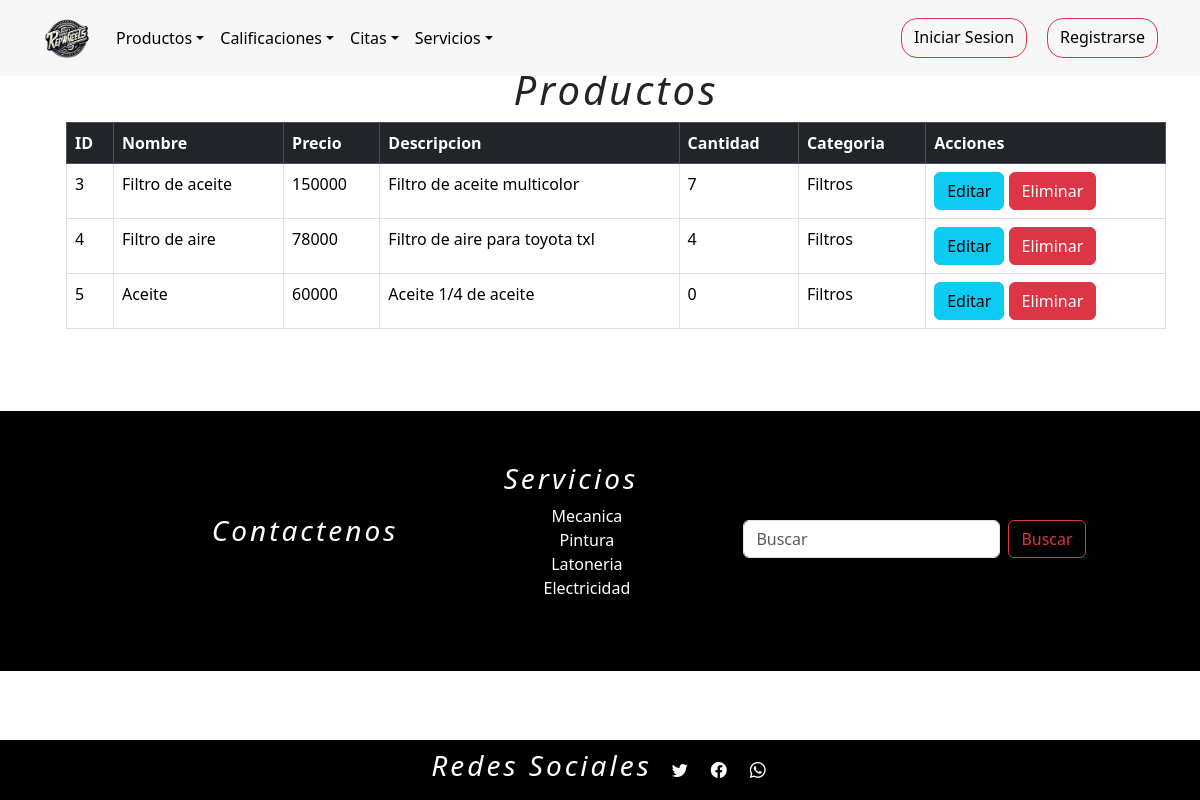
The app's page /listarProductos, older data.
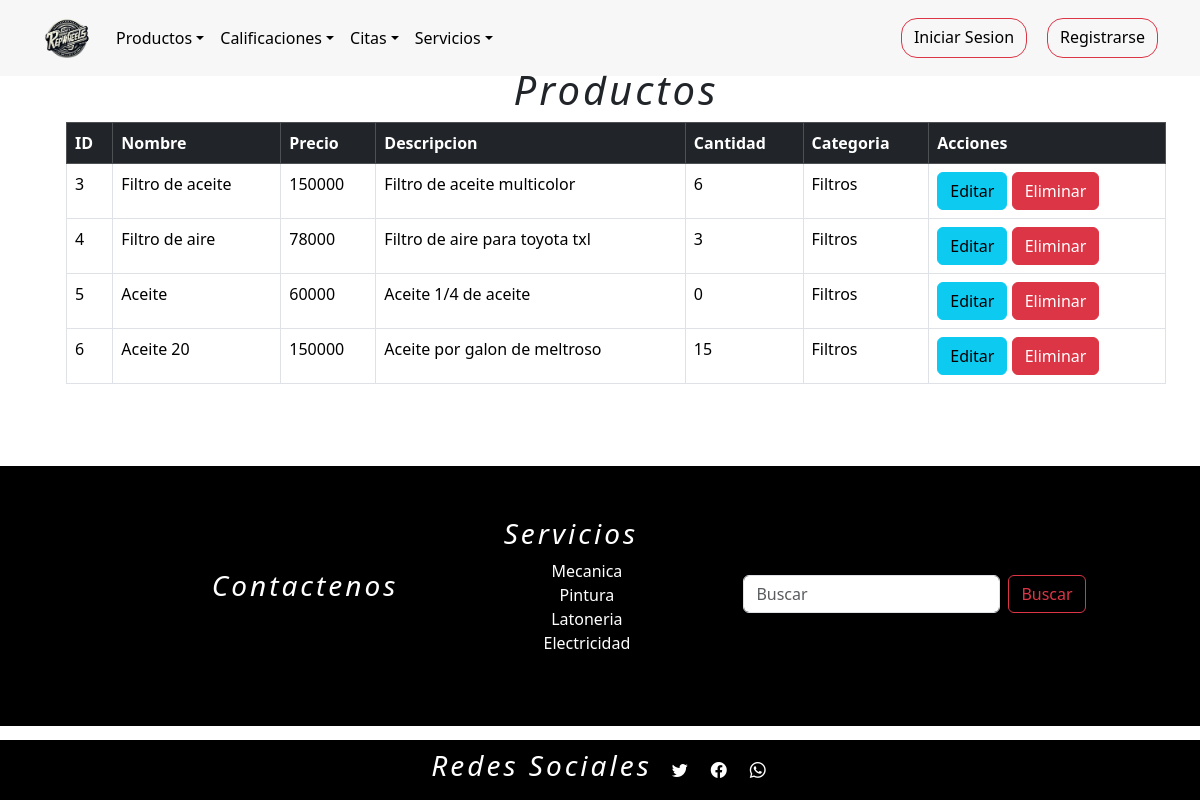
The same page, newer data.
### tienda/models.py (models this page shows, shortened)
class Productos(models.Model):
    nombre=models.CharField(max_length=254)
    Precio=models.IntegerField(null = False)
    descripcion_producto = models.TextField()
    cantidad=models.IntegerField()
    categoria=models.ForeignKey(Categoria,on_delete=models.DO_NOTHING,blank=False,null=True)
    foto = models.ImageField(upload_to="media/", default="media/default.png")

class Categoria(models.Model):
    nombre=models.CharField(max_length=254)
    descripcion_categoria = models.TextField()
    def __str__(self):
        return self.nombre

### tienda/views.py (the view)
# urls.py: path('listarProductos',views.listarProductos, name= "listarProductos"),
def listarProductos(request):
    q = Productos.objects.all()
    contexto = {"data":q}
    return render(request, "tienda/productos/listarProductos.html",contexto)

### tienda/templates/tienda/productos/listarProductos.html (shortened to what this page needs)
{% extends 'tienda/base1.html' %}
{% load static %}
{% block contenedor %}
<div class="container-fluid m-3" style="padding:50px;">
    <h1>Productos</h1>
        <table  class="table table-bordered">
            <thead class="table-dark">
                <tr>
                    <th>ID</th>
                    <th>Nombre</th>
                    <th>Precio</th>
                    <th>Descripcion</th>
                    <th>Cantidad</th>
                    <th>Categoria</th>
                    <th>Acciones</th>
                </tr>
            </thead>
            <tbody>
                {% for q in data %}
                    <tr>
                        <td>{{ q.id }}</td>
                        <td>{{ q.nombre }}</td>
                        <td>{{ q.Precio }}</td>
                        <td>{{ q.descripcion_producto }}</td>
                        <td>{{ q.cantidad }}</td>
                        <td>{{ q.categoria }}</td>
                        <td>
                            <a class="btn btn-info" href="{% url 'editarProductos' q.id %}">Editar</a>
                            <a class="btn btn-danger" href="javascript:eliminar('{% url 'eliminarProductos' q.id %}')">Eliminar</a>
                        </td>
                    </tr>
                {% endfor %}
            </tbody>
        </table>
</div>
{% endblock %}

Row changes from the older to the newer data that the page shows:
changed Productos "Filtro de aceite": cantidad "7" → "6"
changed Productos "Filtro de aire": cantidad "4" → "3"
added Productos: id "6", nombre "Aceite 20", Precio "150000", descripcion_producto "Aceite por galon de meltroso", cantidad "15", categoria "Filtros"
